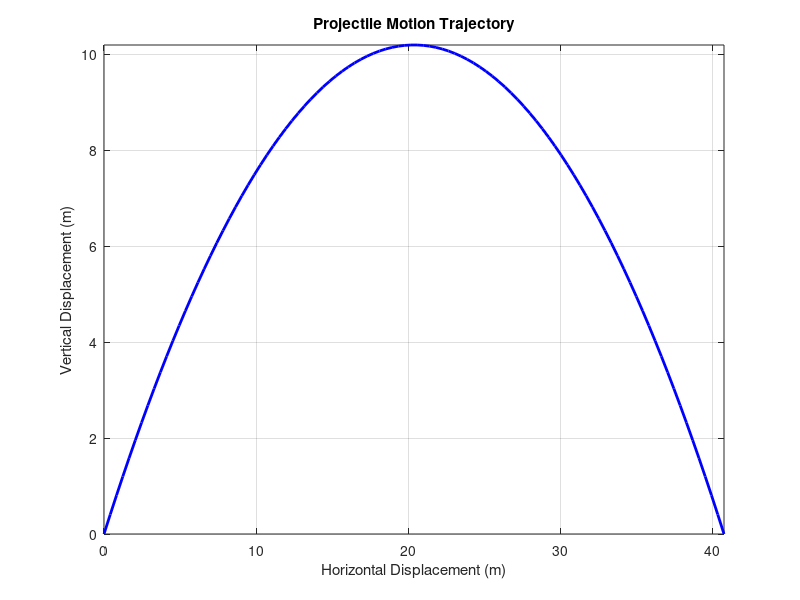

Here is the MATLAB script that generated this plot:
clear;

v0 = 20; % Initial velocity (m/s)
theta = 45; % Launch angle (degrees)
g = 9.81; % Gravitational acceleration (m/s^2)

% Convert launch angle to radians
theta = deg2rad(theta);

% Calculate time parameters for motion
t_flight = 2 * v0 * sin(theta) / g; % Total flight time
t = linspace(0, t_flight, 100); % Time vector

% Calculate projectile motion trajectory
x = v0 * cos(theta) * t; % Horizontal displacement
y = v0 * sin(theta) * t - 0.5 * g * t.^2; % Vertical displacement

% Plot the trajectory
figure;
plot(x, y, 'b-', 'LineWidth', 2);
xlabel('Horizontal Displacement (m)');
ylabel('Vertical Displacement (m)');
title('Projectile Motion Trajectory');
grid on;

% Set the plot limits
xlim([0 max(x)]);
ylim([0 max(y)]);
